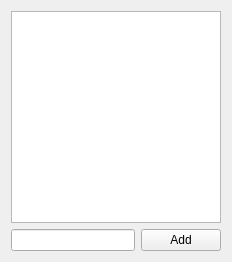
<?xml version="1.0" encoding="UTF-8"?>
<ui version="4.0">
 <class>SimpleTagsEditor</class>
 <widget class="QWidget" name="SimpleTagsEditor">
  <property name="geometry">
   <rect>
    <x>0</x>
    <y>0</y>
    <width>232</width>
    <height>262</height>
   </rect>
  </property>
  <property name="windowTitle">
   <string/>
  </property>
  <layout class="QGridLayout" name="gridLayout_2">
   <item row="0" column="0" colspan="2">
    <widget class="QListWidget" name="listWidget"/>
   </item>
   <item row="1" column="0">
    <widget class="QLineEdit" name="lineEdit">
     <property name="sizePolicy">
      <sizepolicy hsizetype="Expanding" vsizetype="Fixed">
       <horstretch>0</horstretch>
       <verstretch>0</verstretch>
      </sizepolicy>
     </property>
    </widget>
   </item>
   <item row="1" column="1">
    <widget class="QPushButton" name="addButton">
     <property name="sizePolicy">
      <sizepolicy hsizetype="Fixed" vsizetype="Fixed">
       <horstretch>0</horstretch>
       <verstretch>0</verstretch>
      </sizepolicy>
     </property>
     <property name="text">
      <string>Add</string>
     </property>
    </widget>
   </item>
  </layout>
 </widget>
 <resources/>
 <connections/>
</ui>
